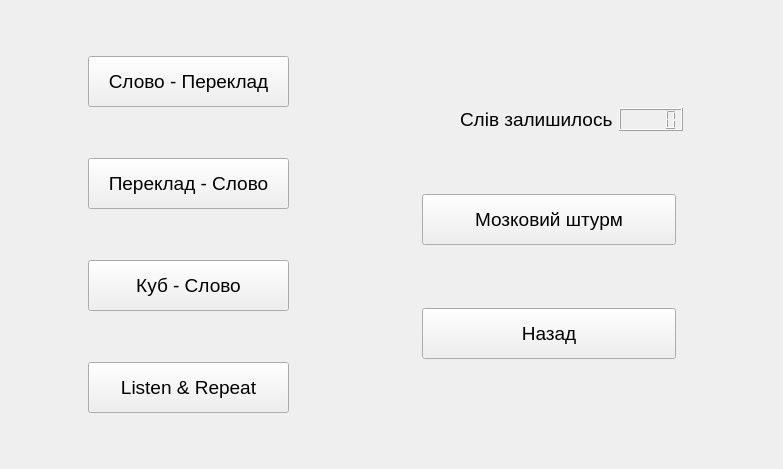
<?xml version="1.0" encoding="UTF-8"?>
<ui version="4.0">
 <class>study</class>
 <widget class="QWidget" name="study">
  <property name="geometry">
   <rect>
    <x>0</x>
    <y>0</y>
    <width>783</width>
    <height>469</height>
   </rect>
  </property>
  <property name="windowTitle">
   <string>Form</string>
  </property>
  <layout class="QHBoxLayout" name="horizontalLayout_2">
   <item>
    <spacer name="horizontalSpacer_3">
     <property name="orientation">
      <enum>Qt::Horizontal</enum>
     </property>
     <property name="sizeType">
      <enum>QSizePolicy::Expanding</enum>
     </property>
     <property name="sizeHint" stdset="0">
      <size>
       <width>80</width>
       <height>20</height>
      </size>
     </property>
    </spacer>
   </item>
   <item>
    <layout class="QVBoxLayout" name="verticalLayout_2">
     <item>
      <widget class="QPushButton" name="pushButton">
       <property name="sizePolicy">
        <sizepolicy hsizetype="Fixed" vsizetype="Fixed">
         <horstretch>0</horstretch>
         <verstretch>0</verstretch>
        </sizepolicy>
       </property>
       <property name="minimumSize">
        <size>
         <width>201</width>
         <height>51</height>
        </size>
       </property>
       <property name="font">
        <font>
         <family>Ubuntu</family>
         <pointsize>14</pointsize>
        </font>
       </property>
       <property name="text">
        <string>Слово - Переклад</string>
       </property>
      </widget>
     </item>
     <item>
      <widget class="QPushButton" name="pushButton_2">
       <property name="sizePolicy">
        <sizepolicy hsizetype="Fixed" vsizetype="Fixed">
         <horstretch>0</horstretch>
         <verstretch>0</verstretch>
        </sizepolicy>
       </property>
       <property name="minimumSize">
        <size>
         <width>201</width>
         <height>51</height>
        </size>
       </property>
       <property name="font">
        <font>
         <family>Ubuntu</family>
         <pointsize>14</pointsize>
        </font>
       </property>
       <property name="text">
        <string>Переклад - Слово</string>
       </property>
      </widget>
     </item>
     <item>
      <widget class="QPushButton" name="pushButton_3">
       <property name="sizePolicy">
        <sizepolicy hsizetype="Fixed" vsizetype="Fixed">
         <horstretch>0</horstretch>
         <verstretch>0</verstretch>
        </sizepolicy>
       </property>
       <property name="minimumSize">
        <size>
         <width>201</width>
         <height>51</height>
        </size>
       </property>
       <property name="font">
        <font>
         <family>Ubuntu</family>
         <pointsize>14</pointsize>
        </font>
       </property>
       <property name="text">
        <string>Куб - Слово</string>
       </property>
      </widget>
     </item>
     <item>
      <widget class="QPushButton" name="pushButton_4">
       <property name="sizePolicy">
        <sizepolicy hsizetype="Fixed" vsizetype="Fixed">
         <horstretch>0</horstretch>
         <verstretch>0</verstretch>
        </sizepolicy>
       </property>
       <property name="minimumSize">
        <size>
         <width>201</width>
         <height>51</height>
        </size>
       </property>
       <property name="font">
        <font>
         <family>Ubuntu</family>
         <pointsize>14</pointsize>
        </font>
       </property>
       <property name="text">
        <string>Listen &amp;&amp; Repeat</string>
       </property>
      </widget>
     </item>
    </layout>
   </item>
   <item>
    <spacer name="horizontalSpacer_4">
     <property name="orientation">
      <enum>Qt::Horizontal</enum>
     </property>
     <property name="sizeType">
      <enum>QSizePolicy::Expanding</enum>
     </property>
     <property name="sizeHint" stdset="0">
      <size>
       <width>80</width>
       <height>20</height>
      </size>
     </property>
    </spacer>
   </item>
   <item>
    <layout class="QVBoxLayout" name="verticalLayout">
     <property name="leftMargin">
      <number>50</number>
     </property>
     <property name="rightMargin">
      <number>50</number>
     </property>
     <item>
      <spacer name="verticalSpacer_2">
       <property name="orientation">
        <enum>Qt::Vertical</enum>
       </property>
       <property name="sizeType">
        <enum>QSizePolicy::Minimum</enum>
       </property>
       <property name="sizeHint" stdset="0">
        <size>
         <width>20</width>
         <height>40</height>
        </size>
       </property>
      </spacer>
     </item>
     <item>
      <layout class="QHBoxLayout" name="horizontalLayout">
       <item>
        <spacer name="horizontalSpacer">
         <property name="orientation">
          <enum>Qt::Horizontal</enum>
         </property>
         <property name="sizeHint" stdset="0">
          <size>
           <width>40</width>
           <height>20</height>
          </size>
         </property>
        </spacer>
       </item>
       <item>
        <widget class="QLabel" name="label">
         <property name="font">
          <font>
           <family>Ubuntu</family>
           <pointsize>14</pointsize>
          </font>
         </property>
         <property name="text">
          <string>Слів залишилось</string>
         </property>
        </widget>
       </item>
       <item>
        <widget class="QLCDNumber" name="lcdNumber">
         <property name="sizePolicy">
          <sizepolicy hsizetype="Fixed" vsizetype="Fixed">
           <horstretch>0</horstretch>
           <verstretch>0</verstretch>
          </sizepolicy>
         </property>
         <property name="segmentStyle">
          <enum>QLCDNumber::Filled</enum>
         </property>
        </widget>
       </item>
       <item>
        <spacer name="horizontalSpacer_2">
         <property name="orientation">
          <enum>Qt::Horizontal</enum>
         </property>
         <property name="sizeHint" stdset="0">
          <size>
           <width>40</width>
           <height>20</height>
          </size>
         </property>
        </spacer>
       </item>
      </layout>
     </item>
     <item>
      <widget class="QPushButton" name="pushButton_5">
       <property name="sizePolicy">
        <sizepolicy hsizetype="Fixed" vsizetype="Fixed">
         <horstretch>0</horstretch>
         <verstretch>0</verstretch>
        </sizepolicy>
       </property>
       <property name="minimumSize">
        <size>
         <width>254</width>
         <height>51</height>
        </size>
       </property>
       <property name="font">
        <font>
         <family>Ubuntu</family>
         <pointsize>14</pointsize>
        </font>
       </property>
       <property name="text">
        <string>Мозковий штурм</string>
       </property>
      </widget>
     </item>
     <item>
      <widget class="QPushButton" name="pushButton_6">
       <property name="sizePolicy">
        <sizepolicy hsizetype="Fixed" vsizetype="Fixed">
         <horstretch>0</horstretch>
         <verstretch>0</verstretch>
        </sizepolicy>
       </property>
       <property name="minimumSize">
        <size>
         <width>254</width>
         <height>51</height>
        </size>
       </property>
       <property name="font">
        <font>
         <family>Ubuntu</family>
         <pointsize>14</pointsize>
        </font>
       </property>
       <property name="text">
        <string>Назад</string>
       </property>
      </widget>
     </item>
     <item>
      <spacer name="verticalSpacer">
       <property name="orientation">
        <enum>Qt::Vertical</enum>
       </property>
       <property name="sizeType">
        <enum>QSizePolicy::Minimum</enum>
       </property>
       <property name="sizeHint" stdset="0">
        <size>
         <width>20</width>
         <height>40</height>
        </size>
       </property>
      </spacer>
     </item>
    </layout>
   </item>
  </layout>
 </widget>
 <resources/>
 <connections/>
</ui>
